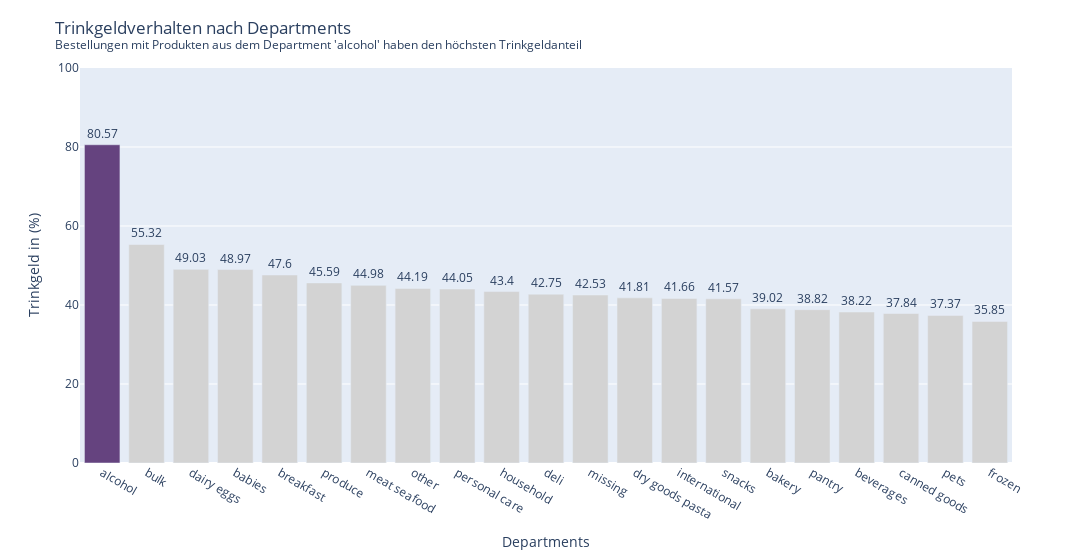

The notebook cell this image was saved under:
### Code cell
# Departments mit einem Trinkgeldanteil von mehr als 0% filtern.
filtered_data = tip_by_department[tip_by_department['tip_percentage'] > 0]

# Trinkgeldanteil in Prozent umrechnen und auf zwei Nachkommastellen runden.
filtered_data["tip_percentage"] = (filtered_data["tip_percentage"] * 100).round(2)

top_department = filtered_data.iloc[0]  # Department mit dem höchsten Trinkgeldanteil

subtitle = f"Bestellungen mit Produkten aus dem Department '{top_department['department']}' haben den höchsten Trinkgeldanteil "

# Balkendiagramm erstellen, das den Trinkgeldanteil pro Department zeigt, mit Hervorhebung des Top-Departments.
fig = px.bar(
    filtered_data, 
    x='department', 
    y='tip_percentage', 
    title='Trinkgeldverhalten nach Departments',
    labels={'department': 'Departments', 'tip_percentage': 'Trinkgeld in (%)'}, 
    text='tip_percentage',
    color="department",
    color_discrete_sequence=["#65437f"] + ["lightgrey" for _ in range(len(filtered_data["department"]) - 1)],
    width=1500
    
)

# Texte außerhalb der Balken positionieren
fig.update_traces(textposition='outside', showlegend=False)
fig.update_layout(
    margin=dict(t=68),  
    title={'text': f"Trinkgeldverhalten nach Departments<br><sup>{subtitle}</sup>"}
)

# Bereich der y-Achse auf 0 bis 100 festlegen.
fig.update_yaxes(range=[0, 100])

fig.show()

### Figure 1 — Plotly figure (JSON) as saved in the notebook; plotly's stock layout.template omitted (floating-point values rounded to 4 significant figures)
{"data": [{"alignmentgroup": "True", "hovertemplate": "Departments=%{x}<br>Trinkgeld in (%)=%{text}<extra></extra>", "legendgroup": "alcohol", "marker": {"color": "#65437f", "pattern": {"shape": ""}}, "name": "alcohol", "offsetgroup": "alcohol", "orientation": "v", "showlegend": false, "text": [80.57], "textposition": "outside", "type": "bar", "x": ["alcohol"], "xaxis": "x", "y": [80.57], "yaxis": "y"}, {"alignmentgroup": "True", "hovertemplate": "Departments=%{x}<br>Trinkgeld in (%)=%{text}<extra></extra>", "legendgroup": "bulk", "marker": {"color": "lightgrey", "pattern": {"shape": ""}}, "name": "bulk", "offsetgroup": "bulk", "orientation": "v", "showlegend": false, "text": [55.32], "textposition": "outside", "type": "bar", "x": ["bulk"], "xaxis": "x", "y": [55.32], "yaxis": "y"}, {"alignmentgroup": "True", "hovertemplate": "Departments=%{x}<br>Trinkgeld in (%)=%{text}<extra></extra>", "legendgroup": "dairy eggs", "marker": {"color": "lightgrey", "pattern": {"shape": ""}}, "name": "dairy eggs", "offsetgroup": "dairy eggs", "orientation": "v", "showlegend": false, "text": [49.03], "textposition": "outside", "type": "bar", "x": ["dairy eggs"], "xaxis": "x", "y": [49.03], "yaxis": "y"}, {"alignmentgroup": "True", "hovertemplate": "Departments=%{x}<br>Trinkgeld in (%)=%{text}<extra></extra>", "legendgroup": "babies", "marker": {"color": "lightgrey", "pattern": {"shape": ""}}, "name": "babies", "offsetgroup": "babies", "orientation": "v", "showlegend": false, "text": [48.97], "textposition": "outside", "type": "bar", "x": ["babies"], "xaxis": "x", "y": [48.97], "yaxis": "y"}, {"alignmentgroup": "True", "hovertemplate": "Departments=%{x}<br>Trinkgeld in (%)=%{text}<extra></extra>", "legendgroup": "breakfast", "marker": {"color": "lightgrey", "pattern": {"shape": ""}}, "name": "breakfast", "offsetgroup": "breakfast", "orientation": "v", "showlegend": false, "text": [47.6], "textposition": "outside", "type": "bar", "x": ["breakfast"], "xaxis": "x", "y": [47.6], "yaxis": "y"}, {"alignmentgroup": "True", "hovertemplate": "Departments=%{x}<br>Trinkgeld in (%)=%{text}<extra></extra>", "legendgroup": "produce", "marker": {"color": "lightgrey", "pattern": {"shape": ""}}, "name": "produce", "offsetgroup": "produce", "orientation": "v", "showlegend": false, "text": [45.59], "textposition": "outside", "type": "bar", "x": ["produce"], "xaxis": "x", "y": [45.59], "yaxis": "y"}, {"alignmentgroup": "True", "hovertemplate": "Departments=%{x}<br>Trinkgeld in (%)=%{text}<extra></extra>", "legendgroup": "meat seafood", "marker": {"color": "lightgrey", "pattern": {"shape": ""}}, "name": "meat seafood", "offsetgroup": "meat seafood", "orientation": "v", "showlegend": false, "text": [44.98], "textposition": "outside", "type": "bar", "x": ["meat seafood"], "xaxis": "x", "y": [44.98], "yaxis": "y"}, {"alignmentgroup": "True", "hovertemplate": "Departments=%{x}<br>Trinkgeld in (%)=%{text}<extra></extra>", "legendgroup": "other", "marker": {"color": "lightgrey", "pattern": {"shape": ""}}, "name": "other", "offsetgroup": "other", "orientation": "v", "showlegend": false, "text": [44.19], "textposition": "outside", "type": "bar", "x": ["other"], "xaxis": "x", "y": [44.19], "yaxis": "y"}, {"alignmentgroup": "True", "hovertemplate": "Departments=%{x}<br>Trinkgeld in (%)=%{text}<extra></extra>", "legendgroup": "personal care", "marker": {"color": "lightgrey", "pattern": {"shape": ""}}, "name": "personal care", "offsetgroup": "personal care", "orientation": "v", "showlegend": false, "text": [44.05], "textposition": "outside", "type": "bar", "x": ["personal care"], "xaxis": "x", "y": [44.05], "yaxis": "y"}, {"alignmentgroup": "True", "hovertemplate": "Departments=%{x}<br>Trinkgeld in (%)=%{text}<extra></extra>", "legendgroup": "household", "marker": {"color": "lightgrey", "pattern": {"shape": ""}}, "name": "household", "offsetgroup": "household", "orientation": "v", "showlegend": false, "text": [43.4], "textposition": "outside", "type": "bar", "x": ["household"], "xaxis": "x", "y": [43.4], "yaxis": "y"}, {"alignmentgroup": "True", "hovertemplate": "Departments=%{x}<br>Trinkgeld in (%)=%{text}<extra></extra>", "legendgroup": "deli", "marker": {"color": "lightgrey", "pattern": {"shape": ""}}, "name": "deli", "offsetgroup": "deli", "orientation": "v", "showlegend": false, "text": [42.75], "textposition": "outside", "type": "bar", "x": ["deli"], "xaxis": "x", "y": [42.75], "yaxis": "y"}, {"alignmentgroup": "True", "hovertemplate": "Departments=%{x}<br>Trinkgeld in (%)=%{text}<extra></extra>", "legendgroup": "missing", "marker": {"color": "lightgrey", "pattern": {"shape": ""}}, "name": "missing", "offsetgroup": "missing", "orientation": "v", "showlegend": false, "text": [42.53], "textposition": "outside", "type": "bar", "x": ["missing"], "xaxis": "x", "y": [42.53], "yaxis": "y"}, {"alignmentgroup": "True", "hovertemplate": "Departments=%{x}<br>Trinkgeld in (%)=%{text}<extra></extra>", "legendgroup": "dry goods pasta", "marker": {"color": "lightgrey", "pattern": {"shape": ""}}, "name": "dry goods pasta", "offsetgroup": "dry goods pasta", "orientation": "v", "showlegend": false, "text": [41.81], "textposition": "outside", "type": "bar", "x": ["dry goods pasta"], "xaxis": "x", "y": [41.81], "yaxis": "y"}, {"alignmentgroup": "True", "hovertemplate": "Departments=%{x}<br>Trinkgeld in (%)=%{text}<extra></extra>", "legendgroup": "international", "marker": {"color": "lightgrey", "pattern": {"shape": ""}}, "name": "international", "offsetgroup": "international", "orientation": "v", "showlegend": false, "text": [41.66], "textposition": "outside", "type": "bar", "x": ["international"], "xaxis": "x", "y": [41.66], "yaxis": "y"}, {"alignmentgroup": "True", "hovertemplate": "Departments=%{x}<br>Trinkgeld in (%)=%{text}<extra></extra>", "legendgroup": "snacks", "marker": {"color": "lightgrey", "pattern": {"shape": ""}}, "name": "snacks", "offsetgroup": "snacks", "orientation": "v", "showlegend": false, "text": [41.57], "textposition": "outside", "type": "bar", "x": ["snacks"], "xaxis": "x", "y": [41.57], "yaxis": "y"}, {"alignmentgroup": "True", "hovertemplate": "Departments=%{x}<br>Trinkgeld in (%)=%{text}<extra></extra>", "legendgroup": "bakery", "marker": {"color": "lightgrey", "pattern": {"shape": ""}}, "name": "bakery", "offsetgroup": "bakery", "orientation": "v", "showlegend": false, "text": [39.02], "textposition": "outside", "type": "bar", "x": ["bakery"], "xaxis": "x", "y": [39.02], "yaxis": "y"}, {"alignmentgroup": "True", "hovertemplate": "Departments=%{x}<br>Trinkgeld in (%)=%{text}<extra></extra>", "legendgroup": "pantry", "marker": {"color": "lightgrey", "pattern": {"shape": ""}}, "name": "pantry", "offsetgroup": "pantry", "orientation": "v", "showlegend": false, "text": [38.82], "textposition": "outside", "type": "bar", "x": ["pantry"], "xaxis": "x", "y": [38.82], "yaxis": "y"}, {"alignmentgroup": "True", "hovertemplate": "Departments=%{x}<br>Trinkgeld in (%)=%{text}<extra></extra>", "legendgroup": "beverages", "marker": {"color": "lightgrey", "pattern": {"shape": ""}}, "name": "beverages", "offsetgroup": "beverages", "orientation": "v", "showlegend": false, "text": [38.22], "textposition": "outside", "type": "bar", "x": ["beverages"], "xaxis": "x", "y": [38.22], "yaxis": "y"}, {"alignmentgroup": "True", "hovertemplate": "Departments=%{x}<br>Trinkgeld in (%)=%{text}<extra></extra>", "legendgroup": "canned goods", "marker": {"color": "lightgrey", "pattern": {"shape": ""}}, "name": "canned goods", "offsetgroup": "canned goods", "orientation": "v", "showlegend": false, "text": [37.84], "textposition": "outside", "type": "bar", "x": ["canned goods"], "xaxis": "x", "y": [37.84], "yaxis": "y"}, {"alignmentgroup": "True", "hovertemplate": "Departments=%{x}<br>Trinkgeld in (%)=%{text}<extra></extra>", "legendgroup": "pets", "marker": {"color": "lightgrey", "pattern": {"shape": ""}}, "name": "pets", "offsetgroup": "pets", "orientation": "v", "showlegend": false, "text": [37.37], "textposition": "outside", "type": "bar", "x": ["pets"], "xaxis": "x", "y": [37.37], "yaxis": "y"}, {"alignmentgroup": "True", "hovertemplate": "Departments=%{x}<br>Trinkgeld in (%)=%{text}<extra></extra>", "legendgroup": "frozen", "marker": {"color": "lightgrey", "pattern": {"shape": ""}}, "name": "frozen", "offsetgroup": "frozen", "orientation": "v", "showlegend": false, "text": [35.85], "textposition": "outside", "type": "bar", "x": ["frozen"], "xaxis": "x", "y": [35.85], "yaxis": "y"}], "layout": {"barmode": "relative", "legend": {"title": {"text": "Departments"}, "tracegroupgap": 0}, "margin": {"t": 68}, "title": {"text": "Trinkgeldverhalten nach Departments<br><sup>Bestellungen mit Produkten aus dem Department 'alcohol' haben den höchsten Trinkgeldanteil </sup>"}, "width": 1500, "xaxis": {"anchor": "y", "categoryarray": ["alcohol", "bulk", "dairy eggs", "babies", "breakfast", "produce", "meat seafood", "other", "personal care", "household", "deli", "missing", "dry goods pasta", "international", "snacks", "bakery", "pantry", "beverages", "canned goods", "pets", "frozen"], "categoryorder": "array", "domain": [0, 1], "title": {"text": "Departments"}}, "yaxis": {"anchor": "x", "domain": [0, 1], "range": [0, 100], "title": {"text": "Trinkgeld in (%)"}}}}
